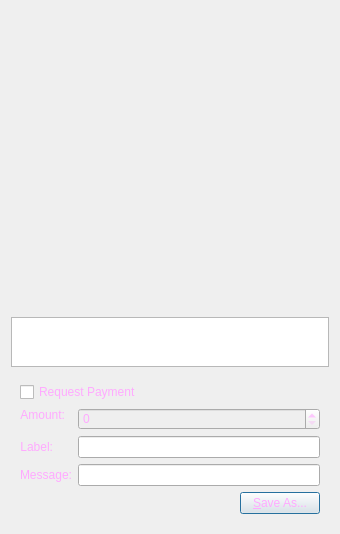
<?xml version="1.0" encoding="UTF-8"?>
<ui version="4.0">
 <class>QRCodeDialog</class>
 <widget class="QDialog" name="QRCodeDialog">
  <property name="geometry">
   <rect>
    <x>0</x>
    <y>0</y>
    <width>340</width>
    <height>530</height>
   </rect>
  </property>
  <property name="windowTitle">
   <string>QR Code Dialog</string>
  </property>
  <property name="styleSheet">
   <string notr="true">background-image: url(:/images/bkg2);
color: rgb(255, 170, 255);</string>
  </property>
  <layout class="QVBoxLayout" name="verticalLayout_3">
   <item>
    <widget class="QLabel" name="lblQRCode">
     <property name="sizePolicy">
      <sizepolicy hsizetype="Expanding" vsizetype="Expanding">
       <horstretch>0</horstretch>
       <verstretch>0</verstretch>
      </sizepolicy>
     </property>
     <property name="minimumSize">
      <size>
       <width>300</width>
       <height>300</height>
      </size>
     </property>
     <property name="textFormat">
      <enum>Qt::PlainText</enum>
     </property>
     <property name="alignment">
      <set>Qt::AlignCenter</set>
     </property>
     <property name="wordWrap">
      <bool>true</bool>
     </property>
    </widget>
   </item>
   <item>
    <widget class="QPlainTextEdit" name="outUri">
     <property name="sizePolicy">
      <sizepolicy hsizetype="Expanding" vsizetype="Minimum">
       <horstretch>0</horstretch>
       <verstretch>0</verstretch>
      </sizepolicy>
     </property>
     <property name="minimumSize">
      <size>
       <width>0</width>
       <height>50</height>
      </size>
     </property>
     <property name="tabChangesFocus">
      <bool>true</bool>
     </property>
     <property name="textInteractionFlags">
      <set>Qt::TextSelectableByKeyboard|Qt::TextSelectableByMouse</set>
     </property>
    </widget>
   </item>
   <item>
    <widget class="QWidget" name="widget" native="true">
     <layout class="QVBoxLayout" name="verticalLayout_2">
      <item>
       <widget class="QCheckBox" name="chkReqPayment">
        <property name="enabled">
         <bool>true</bool>
        </property>
        <property name="text">
         <string>Request Payment</string>
        </property>
       </widget>
      </item>
      <item>
       <layout class="QFormLayout" name="formLayout">
        <property name="fieldGrowthPolicy">
         <enum>QFormLayout::AllNonFixedFieldsGrow</enum>
        </property>
        <item row="1" column="0">
         <widget class="QLabel" name="lblLabel">
          <property name="text">
           <string>Label:</string>
          </property>
          <property name="textFormat">
           <enum>Qt::PlainText</enum>
          </property>
          <property name="alignment">
           <set>Qt::AlignRight|Qt::AlignTrailing|Qt::AlignVCenter</set>
          </property>
          <property name="buddy">
           <cstring>lnLabel</cstring>
          </property>
         </widget>
        </item>
        <item row="1" column="1">
         <widget class="QLineEdit" name="lnLabel"/>
        </item>
        <item row="2" column="0">
         <widget class="QLabel" name="lblMessage">
          <property name="text">
           <string>Message:</string>
          </property>
          <property name="textFormat">
           <enum>Qt::PlainText</enum>
          </property>
          <property name="alignment">
           <set>Qt::AlignRight|Qt::AlignTrailing|Qt::AlignVCenter</set>
          </property>
          <property name="buddy">
           <cstring>lnMessage</cstring>
          </property>
         </widget>
        </item>
        <item row="2" column="1">
         <widget class="QLineEdit" name="lnMessage"/>
        </item>
        <item row="0" column="0">
         <widget class="QLabel" name="lblAmount">
          <property name="sizePolicy">
           <sizepolicy hsizetype="Preferred" vsizetype="Maximum">
            <horstretch>0</horstretch>
            <verstretch>0</verstretch>
           </sizepolicy>
          </property>
          <property name="text">
           <string>Amount:</string>
          </property>
          <property name="textFormat">
           <enum>Qt::PlainText</enum>
          </property>
          <property name="alignment">
           <set>Qt::AlignRight|Qt::AlignTrailing|Qt::AlignVCenter</set>
          </property>
          <property name="buddy">
           <cstring>lnReqAmount</cstring>
          </property>
         </widget>
        </item>
        <item row="0" column="1">
         <widget class="BitcoinAmountField" name="lnReqAmount">
          <property name="enabled">
           <bool>false</bool>
          </property>
          <property name="minimumSize">
           <size>
            <width>80</width>
            <height>0</height>
           </size>
          </property>
         </widget>
        </item>
       </layout>
      </item>
      <item>
       <layout class="QHBoxLayout" name="horizontalLayout">
        <item>
         <spacer name="horizontalSpacer">
          <property name="orientation">
           <enum>Qt::Horizontal</enum>
          </property>
          <property name="sizeHint" stdset="0">
           <size>
            <width>40</width>
            <height>20</height>
           </size>
          </property>
         </spacer>
        </item>
        <item>
         <widget class="QPushButton" name="btnSaveAs">
          <property name="text">
           <string>&amp;Save As...</string>
          </property>
         </widget>
        </item>
       </layout>
      </item>
     </layout>
    </widget>
   </item>
  </layout>
 </widget>
 <customwidgets>
  <customwidget>
   <class>BitcoinAmountField</class>
   <extends>QSpinBox</extends>
   <header>bitcoinamountfield.h</header>
   <container>1</container>
  </customwidget>
 </customwidgets>
 <resources/>
 <connections>
  <connection>
   <sender>chkReqPayment</sender>
   <signal>clicked(bool)</signal>
   <receiver>lnReqAmount</receiver>
   <slot>setEnabled(bool)</slot>
   <hints>
    <hint type="sourcelabel">
     <x>92</x>
     <y>285</y>
    </hint>
    <hint type="destinationlabel">
     <x>98</x>
     <y>311</y>
    </hint>
   </hints>
  </connection>
 </connections>
</ui>
